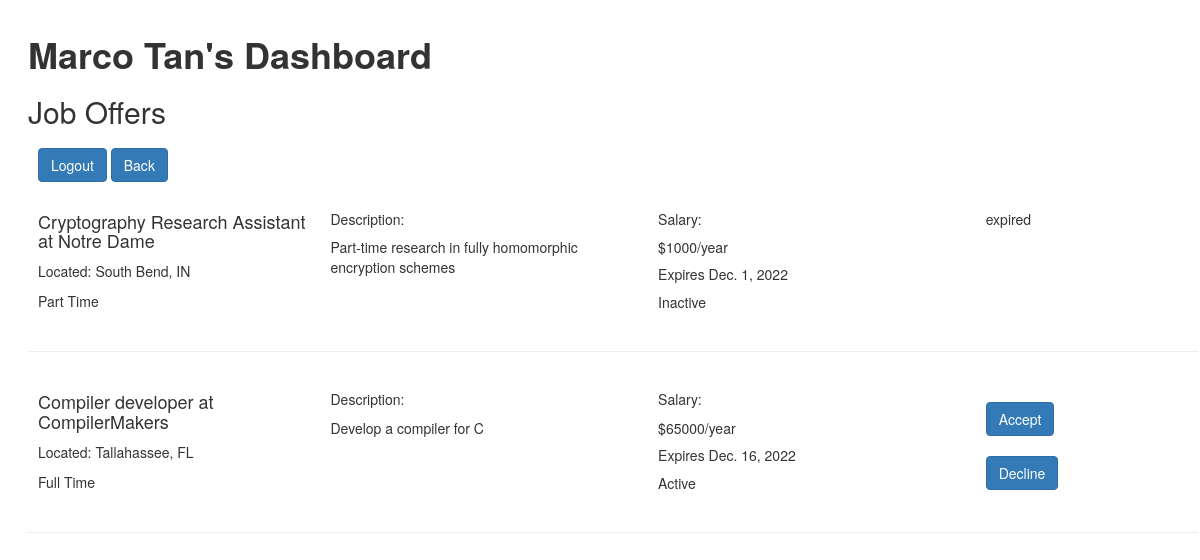
/candidate/offers/ (signed in), run on an earlier commit of the app's database.
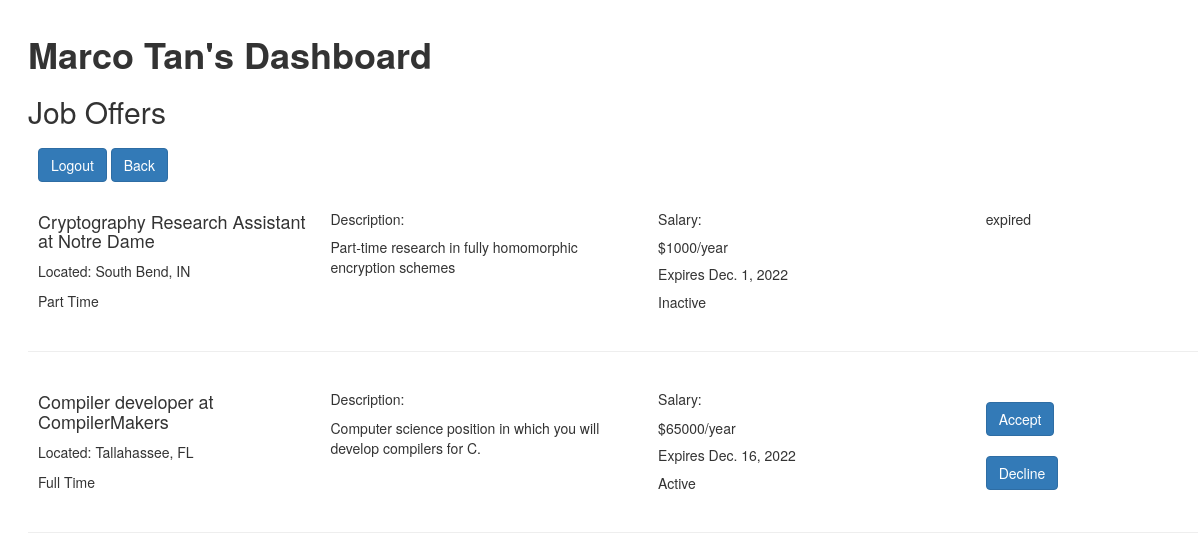
And on a later commit of the database.
### recruiter/models.py (models this page shows, shortened)
class Offer(models.Model):
    job_post = models.ForeignKey(JobPost, on_delete=models.CASCADE)
    candidate = models.ForeignKey(CandidateProfile, on_delete=models.CASCADE)
    yearly_salary = models.PositiveIntegerField("Yearly Salary", default=0)
    due_date = models.DateField("Due Date")
    accepted = models.IntegerField("Accepted", default=0)
    def is_expired(self):
        return date.today() > self.due_date

class JobPost(models.Model):
    recruiter = models.ForeignKey(RecruiterProfile, on_delete=models.CASCADE)
    pos_title = models.CharField("Position Title", max_length=200)
    type = models.CharField("Type", max_length=200)
    location = models.CharField("Location", max_length=200)
    des_skills = models.TextField("Desired Skills")
    description = models.TextField("Description")
    company = models.CharField("Company", max_length=200)
    exp_date = models.DateField("Expiration Date")
    status = models.CharField("Status", max_length=200)
    interested_candidates = models.PositiveIntegerField(
        "Interested Candidates", default=0)
    interested_ids = models.TextField("Interested IDs", default="")

### candidate/views.py (the view)
# urls.py: path("offers/", views.offers_view, name='offers'),
@login_required(login_url=login_url)
@user_passes_test(candidate_check, login_url=login_url)
def offers_view(request):
    try:
        candidate = CandidateProfile.objects.get(user=request.user)
    except CandidateProfile.DoesNotExist:
        return HttpResponseRedirect('/candidate/profile_creation')
    offers = Offer.objects.filter(candidate=candidate)
    return render(request, 'candidate/offers.html', context={'offers': offers, 'candidate': candidate})

### candidate/views.py (called while the page is built)
def candidate_check(user):
    return list(user.groups.all())[0].name == 'Candidates'

### candidate/templates/candidate/offers.html (shortened to what this page needs)
{% extends "candidate_base.html" %}
{% block content %}
<div class="div-center-xlarge">
    <h1><b>{{candidate.name}}'s Dashboard</b></h1>
    <h2>Job Offers</h2>
    <div style="padding:10px">
            <a class="btn btn-primary" href="/register/logout/" role="button">Logout</a>
            <a class="btn btn-primary" href="/candidate/homepage/" role="button">Back</a>
    </div>
    <div class = "list-group">
        {% for offer in offers %}
        <div>
            <div class="container text-left">
                <div class = "row">
                    <div class = "column-left">
                        <div class="d-flex w-100 justify-content-between">
                            <h4 class="mb-1">{{ offer.job_post.pos_title }} at {{ offer.job_post.company }}</h4>
                            <p class="mb-1">Located: {{ offer.job_post.location }}</p>
                            <p class="mb-1">{{ offer.job_post.type }}</p>
                        </div>
                    </div>
                    <div class = "column-middle">
                        <div class="d-flex w-100 justify-content-between">
                            <h5>Description:</h5>
                            <p class="mb-1">{{offer.job_post.description}}</p>
                        </div>
                    </div>
                    <div class = "column-middle2">
                        <div class="d-flex w-100 justify-content-between">
                            <h5>Salary:</h5>
                            <p class="mb-1">${{offer.yearly_salary}}/year</p>
                        </div>
                        <div class="d-flex w-100 justify-content-between">
                            <h5>Expires {{offer.due_date}}</h5>
                            {{offer.job_post.status}}
                        </div>
                    </div>
                    <div class = "column-right">
                        {% if offer.accepted == 0%}
                            {% if offer.is_expired %}
                                <h5>expired</h5>
                            {% else %}
                                <br>
                                <a class="btn btn-primary" href="/candidate/offer_accept/{{ offer.id }}/" role="button">Accept</a>
                                <br>
                                <br>
                                <a class="btn btn-primary" href="/candidate/offer_decline/{{ offer.id }}/" role="button">Decline</a>
                            {% endif %}
                        {% elif offer.accepted == 1 %}
                            <h5>accepted</h5>
                        {% elif offer.accepted == -1%}
                            <h5>rejected</h5>
                        {% endif %}
                    </div>
                </div>
            </div>
        </div>
        <hr/>
        {% endfor %}
    </div>
</div>
{% endblock %}

What changed in the data, as far as the page shows it:
changed through a linked row, Offer "Compiler developer": job_post.description "Develop a compiler for C" → "Computer science position in which you will develop compilers for C."
